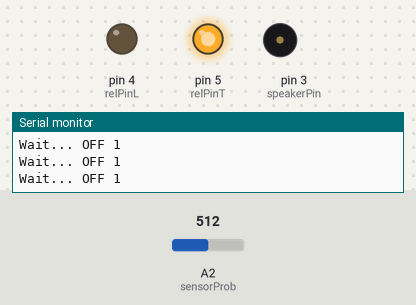
Bench run of a sketch on a simulated Arduino Uno, built with avr-gcc and run on an emulated ATmega328P. Shown: output pins drawn as LEDs (lit = HIGH), buzzer (waves = sounding), the last lines printed to the serial monitor. The inputs (shaded band) are chosen by the test bench; at power-on: A2 (sensorProb) = 512.

Above: at 1.9 s.
2.0 s: A2 (sensorProb) set to 482
At 2.6 s:
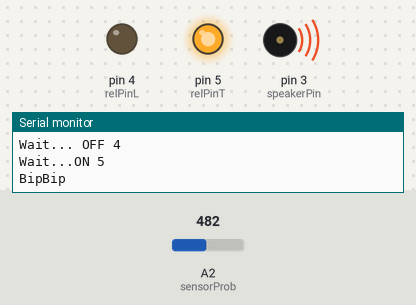
5.0 s: A2 (sensorProb) set to 166
8.0 s: A2 (sensorProb) set to 144
At 9.2 s:
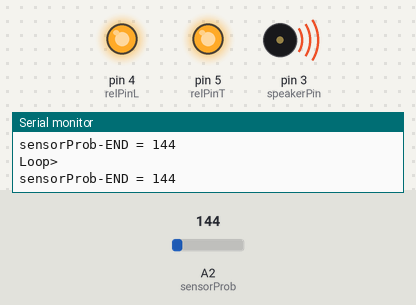
9.5 s: A2 (sensorProb) set to 160
At 10.9 s:
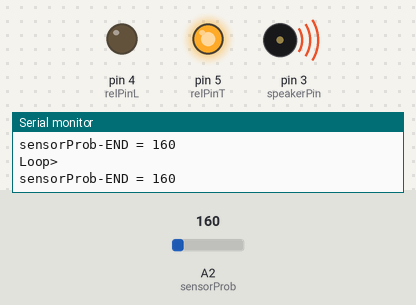
12.5 s: A2 (sensorProb) set to 140
At 13.8 s:
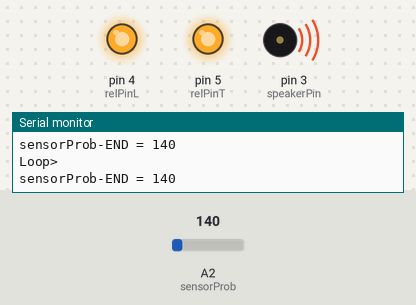
Timing chart, 0 to 15.5 s (numbered marks = the images above; inputs shaded):
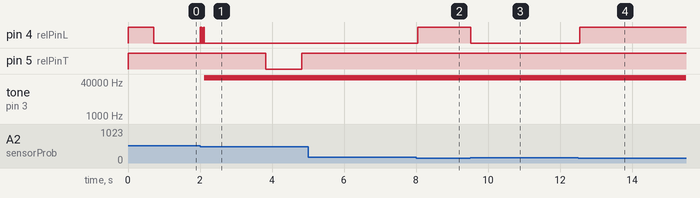

The sketch:

window_light.ino
```cpp
#include <stdint.h>
#include <avr/interrupt.h>
#include <avr/io.h>
#include <avr/pgmspace.h>

#define SAMPLE_RATE 8000
#include "sounddata.h"
volatile uint16_t sample;
byte lastSample;
String  sen;

const int speakerPin = 3;
const int relPinL =  4; // Управление реле 220
const int relPinT =  5; // Сигнал на телефон
const int ledPin = 13;
const int sensorMon = A3;
const int sensorProb = A2;

int sensorMonV = 0;
int sensorProbV = 0;

int statM = 0;

void stopPlayback() {
  TIMSK1 &= ~_BV(OCIE1A);
}

ISR(TIMER1_COMPA_vect) {
  if (sample >= sounddata_length) {
    if (sample == sounddata_length + lastSample) {
      stopPlayback();
    }
    else {
      OCR2B = sounddata_length + lastSample - sample ;
    }
  }
  else {
    OCR2B = pgm_read_byte(&sounddata_data[sample]);
  }

  ++sample;
}

void startPlayback() {
  ASSR &= ~(_BV(EXCLK) | _BV(AS2));
  TCCR2A |= _BV(WGM21) | _BV(WGM20);
  TCCR2B &= ~_BV(WGM22);
  TCCR2A = (TCCR2A | _BV(COM2B1)) & ~_BV(COM2B0);
  TCCR2A &= ~(_BV(COM2A1) | _BV(COM2A0));
  TCCR2B = (TCCR2B & ~(_BV(CS12) | _BV(CS11))) | _BV(CS10);
  OCR2B = pgm_read_byte(&sounddata_data[0]);
  cli();
  TCCR1B = (TCCR1B & ~_BV(WGM13)) | _BV(WGM12);
  TCCR1A = TCCR1A & ~(_BV(WGM11) | _BV(WGM10));
  TCCR1B = (TCCR1B & ~(_BV(CS12) | _BV(CS11))) | _BV(CS10);
  OCR1A = F_CPU / SAMPLE_RATE;
  TIMSK1 |= _BV(OCIE1A);
  lastSample = pgm_read_byte(&sounddata_data[sounddata_length - 1]);
  sample = 0;
  sei();
}


void setup() {
  pinMode(speakerPin, OUTPUT);
  pinMode(relPinL, OUTPUT);
  pinMode(relPinT, OUTPUT);
  digitalWrite(relPinL, HIGH);
  digitalWrite(relPinT, HIGH);
  Serial.begin(9600);
  delay(700);
  Serial.println("Start!");
}

void loop() {
labelend:
  delay(10);
  Serial.println("Loop>");

  if (statM == 2) {
    sensorProbV = analogRead(sensorProb);

    Serial.print("sensorProb-END = ");
    Serial.println(sensorProbV);
    if ( sensorProbV > 150 ) {
      digitalWrite(relPinL, LOW);
    } else {
      digitalWrite(relPinL, HIGH);
    }
  }

  if (statM == 0) {
    sensorMonV = analogRead(sensorMon);
    sensorProbV = analogRead(sensorProb);
    Serial.print("sensorMon = ");
    Serial.println(sensorMonV);
    Serial.print("sensorProb = ");
    Serial.println(sensorProbV);


    if ( sensorProbV > 150 ) {
      digitalWrite(relPinL, LOW);
    } else {
      digitalWrite(relPinL, HIGH);
    }
    if (sensorMonV > 150 ) {
      statM = 1;
    }
  }

  if (statM == 1) {
    sensorProbV = analogRead(sensorProb);
    Serial.println ("Wait...ON 1");
    if ( sensorProbV > 150 ) {
      digitalWrite(relPinL, LOW);
      for (int i1 = 0; i1 <= 900; i1++) {
        Serial.println ("Wait... OFF 1");
        sensorProbV = analogRead(sensorProb);
        delay(1);
        if (sensorProbV < 500) {
          i1 = 900;
          digitalWrite(relPinL, HIGH);
          for (int i2 = 0; i2 <= 900; i2++) {
            sensorProbV = analogRead(sensorProb);
            Serial.println ("Wait...ON 2");
            delay(1);
            if ( sensorProbV > 150 ) {
              i2 = 900;
              digitalWrite(relPinL, LOW);
              for (int i3 = 0; i3 <= 900; i3++) {
                Serial.println ("Wait... OFF 2");
                sensorProbV = analogRead(sensorProb);
                delay(1);
                if (sensorProbV < 500) {
                  i3 = 900;
                  digitalWrite(relPinL, HIGH);
                  for (int i4 = 0; i4 <= 900; i4++) {
                    sensorProbV = analogRead(sensorProb);
                    Serial.println ("Wait...ON 3");
                    delay(1);
                    if ( sensorProbV > 150 ) {
                      i4 = 900;
                      digitalWrite(relPinL, LOW);
                      for (int i5 = 0; i5 <= 900; i5++) {
                        Serial.println ("Wait... OFF 3");
                        sensorProbV = analogRead(sensorProb);
                        delay(1);
                        if (sensorProbV < 500) {
                          i5 = 900;
                          digitalWrite(relPinL, HIGH);
                          for (int i6 = 0; i6 <= 900; i6++) {
                            sensorProbV = analogRead(sensorProb);
                            Serial.println ("Wait...ON 4");
                            delay(1);
                            if ( sensorProbV > 150 ) {
                              i6 = 900;
                              digitalWrite(relPinL, LOW);
                              for (int i7 = 0; i7 <= 900; i7++) {
                                Serial.println ("Wait... OFF 4");
                                sensorProbV = analogRead(sensorProb);
                                delay(1);
                                if (sensorProbV < 500) {
                                  i7 = 900;
                                  digitalWrite(relPinL, HIGH);
                                  for (int i8 = 0; i8 <= 900; i8++) {
                                    sensorProbV = analogRead(sensorProb);
                                    Serial.println ("Wait...ON 5");
                                    delay(1);
                                    if ( sensorProbV > 150 ) {
                                      i8 = 900;
                                      digitalWrite(relPinL, LOW);
                                      Serial.println ("BipBip");
                                      startPlayback();
                                      delay(700);
                                      startPlayback();
                                      delay(1000);
                                      Serial.println ("START PHONE");
                                      digitalWrite(relPinT, LOW);
                                      delay(1000);
                                      digitalWrite(relPinT, HIGH);
                                      Serial.println ("END");
                                      statM = 2;
                                      goto labelend;
                                    }
                                  }
                                }
                              }
                            }
                          }
                        }
                      }
                    }
                  }
                }
              }
            }
          }
        }
      }
    }
  }
}
```

Source omitted: sounddata.h (data table, 53296 bytes)

Measured:
- the behaviour switches between 500 and 499 on A2 (sensorProb) (found by bisection; images 0 and 1)
- the behaviour switches between 151 and 150 on A2 (sensorProb) (found by bisection; images 1 and 2)
- after the input at 2.0 s, pin 4 (relPinL): alternates HIGH for 0.01 s and LOW for 0.02 s, 8 changes in all, then stays LOW, starting at once; pin 5 (relPinT): HIGH → LOW after 1.8 s, → HIGH 1.0 s later; tone on pin 3 (speakerPin): silent → 62500 Hz after 0.12 s
- after the input at 8.0 s, pin 4 (relPinL): LOW → HIGH after 0.05 s
- after the input at 9.5 s, pin 4 (relPinL): HIGH → LOW at once
- after the input at 12.5 s, pin 4 (relPinL): LOW → HIGH at once
